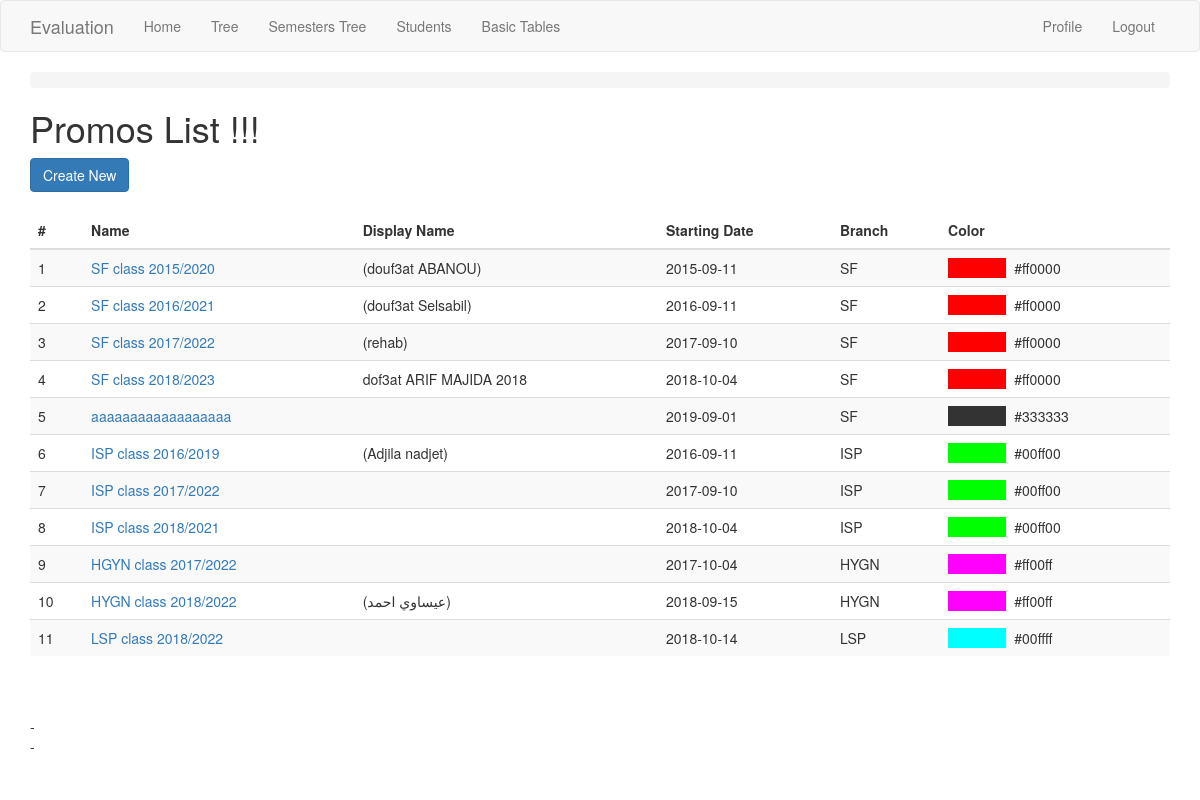
Screenshot of /promo/ (signed in) with the database file from the repository.
### app/models.py (models this page shows, shortened)
class Promo(db.Model):
    id = db.Column(db.Integer, primary_key=True)
    name = db.Column(db.String(250), index=True, unique=True)
    display_name = db.Column(db.String(250))
    start_date = db.Column(db.Date)
    finish_date = db.Column(db.Date)
    color = db.Column(db.String(50))
    branch_id = db.Column(db.Integer, db.ForeignKey('branch.id'))
    sessions = db.relationship('Session', backref='promo')
    annual_session = db.relationship('AnnualSession', back_populates='promo')
    def get_color(self):
        return '#333333' if self.color == None or self.color == '' else self.color

class Branch(db.Model):
    id = db.Column(db.Integer, primary_key=True)
    name = db.Column(db.String(100), index=True, unique=True)
    description = db.Column(db.String(150))
    school_id = db.Column(db.Integer, db.ForeignKey('school.id'))
    students = db.relationship('Student', backref='branch')
    semesters = db.relationship('Semester', backref='branch')
    promos = db.relationship('Promo', backref='branch', order_by='Promo.start_date, Promo.name')

### app/routesBasicTables.py (the view)
@app.route('/promo/')
@register_breadcrumb(app, '.basic.promo', 'Promos')
def promo_index():
    promos = Promo.query.order_by(Promo.branch_id, Promo.start_date).all()
    return render_template('basic-forms/promo/index.html', title='Promos List', promos=promos)

### app/models.py (called while the page is built)
@login.user_loader
def load_user(id):
    return User.query.get(int(id))

### app/templates/basic-forms/promo/index.html (shortened to what this page needs)
{% extends "base.html" %}
{% block app_content %}
  <h1>Promos List !!!</h1>
  <div>
      <a class="btn btn-primary" href="{{ url_for('promo_create') }}">Create New</a>
  </div>
  <div>
      <table class="table table-striped">
      <thead>
        <tr>
          <th scope="col">#</th>
          <th scope="col">Name</th>
          <th scope="col">Display Name</th>
          <th scope="col">Starting Date</th>
          <th scope="col">Branch</th>
          <th scope="col">Color</th>
        </tr>
      </thead>
      <tbody>
      {% for promo in promos %}
        <tr>
          <td>{{loop.index}}</td>
          <td><a href="{{ url_for('promo_view', id=promo.id) }}">{{ promo.name }}</a></td>
          <td>{{ promo.display_name | replace("None", "") }}</td>
          <td>{{ promo.start_date | replace("None", "") }}</td>
          <td>{{ promo.branch.name | replace("None", "") }}</td>
          <td><span style="background-color: {{ promo.get_color() }};"
              >               </span>  {{ promo.get_color() }}
          </td>
        </tr>
      {% endfor %}
      </tbody>
    </table>
    - </br>
    - </br>
  </div>
{% endblock %}

### rows the page displays
Promo: name "SF class 2015/2020", display_name "(douf3at ABANOU)", start_date "2015-09-11", branch.name "SF", get_color "#ff0000"
Promo: name "SF class 2016/2021", display_name "(douf3at Selsabil)", start_date "2016-09-11", branch.name "SF", get_color "#ff0000"
Promo: name "SF class 2017/2022", display_name "(rehab)", start_date "2017-09-10", branch.name "SF", get_color "#ff0000"
Promo: name "SF class 2018/2023", display_name "dof3at ARIF MAJIDA 2018", start_date "2018-10-04", branch.name "SF", get_color "#ff0000"
Promo: name "aaaaaaaaaaaaaaaaaa", start_date "2019-09-01", branch.name "SF", get_color "#333333"
Promo: name "ISP class 2016/2019", display_name "(Adjila nadjet)", start_date "2016-09-11", branch.name "ISP", get_color "#00ff00"
Promo: name "ISP class 2017/2022", start_date "2017-09-10", branch.name "ISP", get_color "#00ff00"
Promo: name "ISP class 2018/2021", start_date "2018-10-04", branch.name "ISP", get_color "#00ff00"
Promo: name "HGYN class 2017/2022", start_date "2017-10-04", branch.name "HYGN", get_color "#ff00ff"
Promo: name "HYGN class 2018/2022", display_name "(عيساوي احمد)", start_date "2018-09-15", branch.name "HYGN", get_color "#ff00ff"
Promo: name "LSP class 2018/2022", start_date "2018-10-14", branch.name "LSP", get_color "#00ffff"
